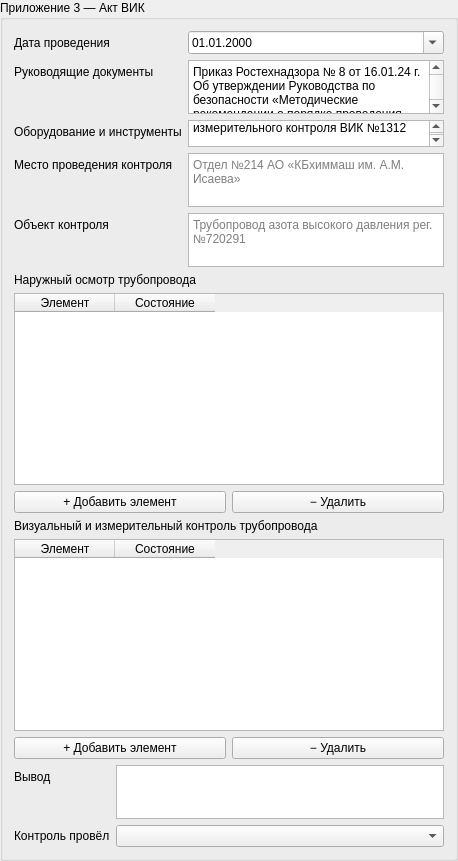
<widget class="QGroupBox" name="vik_group">
 <property name="title"><string>Приложение 3 — Акт ВИК</string></property>
 <layout class="QVBoxLayout" name="vik_vlayout">
  <item><layout class="QFormLayout" name="vik_form">
   <item row="0" column="0"><widget class="QLabel" name="label_vik_date"><property name="text"><string>Дата проведения</string></property></widget></item>
   <item row="0" column="1"><widget class="QDateEdit" name="vik_date">
 <property name="calendarPopup"><bool>true</bool></property>
 <property name="displayFormat"><string>dd.MM.yyyy</string></property>
</widget></item>
   <item row="1" column="0"><widget class="QLabel" name="label_vik_guidance_docs"><property name="text"><string>Руководящие документы</string></property></widget></item>
   <item row="1" column="1"><widget class="QPlainTextEdit" name="vik_guidance_docs">
 <property name="minimumSize"><size><width>0</width><height>54</height></size></property>
 <property name="maximumSize"><size><width>16777215</width><height>54</height></size></property>
 <property name="plainText"><string>Приказ Ростехнадзора № 8 от 16.01.24 г. Об утверждении Руководства по безопасности «Методические рекомендации о порядке проведения визуального и измерительного контроля»</string></property>
</widget></item>
   <item row="2" column="0"><widget class="QLabel" name="label_vik_equipment"><property name="text"><string>Оборудование и инструменты</string></property></widget></item>
   <item row="2" column="1"><widget class="QPlainTextEdit" name="vik_equipment">
 <property name="minimumSize"><size><width>0</width><height>27</height></size></property>
 <property name="maximumSize"><size><width>16777215</width><height>27</height></size></property>
 <property name="plainText"><string>Комплект для визуального и измерительного контроля ВИК №1312</string></property>
</widget></item>
  <item row="3" column="0">
 <widget class="QLabel" name="label_vikctrlplace"><property name="text"><string>Место проведения контроля</string></property></widget>
</item>
<item row="3" column="1">
 <widget class="QPlainTextEdit" name="vik_control_place">
 <property name="minimumSize"><size><width>0</width><height>27</height></size></property>
 <property name="maximumSize"><size><width>16777215</width><height>54</height></size></property>
<property name="placeholderText"><string>Отдел №214 АО «КБхиммаш им. А.М. Исаева»</string></property>
</widget>
</item>
<item row="4" column="0">
 <widget class="QLabel" name="label_vikctrlobj"><property name="text"><string>Объект контроля</string></property></widget>
</item>
<item row="4" column="1">
 <widget class="QPlainTextEdit" name="vik_control_object">
 <property name="minimumSize"><size><width>0</width><height>27</height></size></property>
 <property name="maximumSize"><size><width>16777215</width><height>54</height></size></property>
<property name="placeholderText"><string>Трубопровод азота высокого давления рег.№720291</string></property>
</widget>
</item>
</layout></item>
  <item><widget class="QLabel" name="label_vik_visual_group"><property name="text"><string>Наружный осмотр трубопровода</string></property></widget></item>
  <item><widget class="QTableWidget" name="table_vik_visual">
 <property name="minimumSize"><size><width>0</width><height>90</height></size></property>
 <property name="rowCount"><number>0</number></property>
 <property name="columnCount"><number>2</number></property>
<column><property name="text"><string>Элемент</string></property></column>
<column><property name="text"><string>Состояние</string></property></column>
</widget></item>
  <item><layout class="QHBoxLayout" name="vik_visual_buttons">
<item><widget class="QPushButton" name="pushButt_addVikVisualRow"><property name="text"><string>+ Добавить элемент</string></property></widget></item>
<item><widget class="QPushButton" name="pushButt_removeVikVisualRow"><property name="text"><string>− Удалить</string></property></widget></item>
</layout></item>
  <item><widget class="QLabel" name="label_vik_measure_group"><property name="text"><string>Визуальный и измерительный контроль трубопровода</string></property></widget></item>
  <item><widget class="QTableWidget" name="table_vik_measure">
 <property name="minimumSize"><size><width>0</width><height>160</height></size></property>
 <property name="rowCount"><number>0</number></property>
 <property name="columnCount"><number>2</number></property>
<column><property name="text"><string>Элемент</string></property></column>
<column><property name="text"><string>Состояние</string></property></column>
</widget></item>
  <item><layout class="QHBoxLayout" name="vik_measure_buttons">
<item><widget class="QPushButton" name="pushButt_addVikMeasureRow"><property name="text"><string>+ Добавить элемент</string></property></widget></item>
<item><widget class="QPushButton" name="pushButt_removeVikMeasureRow"><property name="text"><string>− Удалить</string></property></widget></item>
</layout></item>
  <item><layout class="QFormLayout" name="vik_form2">
   <item row="0" column="0"><widget class="QLabel" name="label_vik_concl"><property name="text"><string>Вывод</string></property></widget></item>
   <item row="0" column="1"><widget class="QPlainTextEdit" name="vik_conclusion">
 <property name="minimumSize"><size><width>0</width><height>54</height></size></property>
 <property name="maximumSize"><size><width>16777215</width><height>54</height></size></property>
 <property name="placeholderText"><string /></property>
</widget></item>
   <item row="1" column="0"><widget class="QLabel" name="label_vik_specialist"><property name="text"><string>Контроль провёл</string></property></widget></item>
   <item row="1" column="1"><widget class="QComboBox" name="vik_specialist" /></item>
  </layout></item>
 </layout>
</widget>
